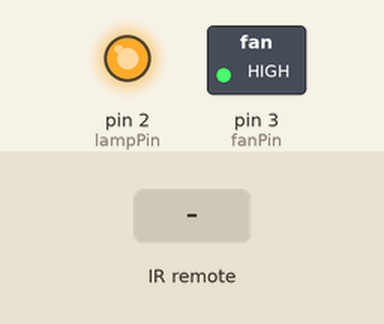
A program run on a simulated Arduino Uno, built with avr-gcc and run on an emulated ATmega328P. On the bench: switched loads named in the program (green lamp = pin HIGH), output pins drawn as LEDs (lit = HIGH). Inputs (shaded band) come from the test bench.

Above: at 1.2 s.
1.3 s: infrared code 0xEE886D7F received
At 1.7 s:
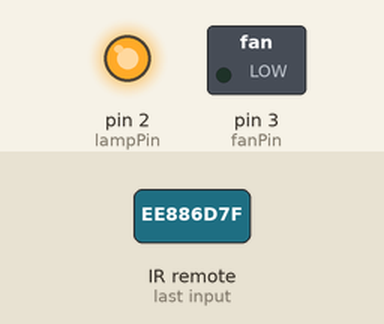
2.8 s: infrared code 0xA3C8EDDB received
At 4.0 s:
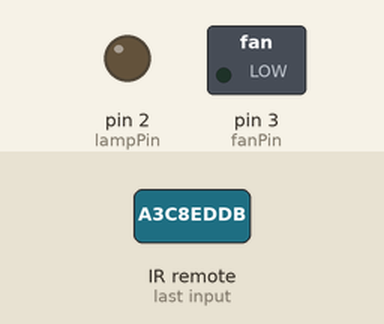
4.3 s: infrared code 0xE318261B received
At 5.2 s:
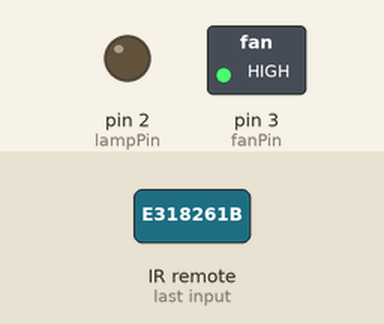
5.8 s: infrared code 0xF076C13B received
At 6.3 s:
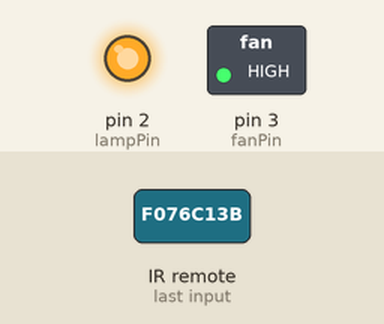
Timing chart, 0 to 8.3 s (numbered marks = the images above; inputs shaded):
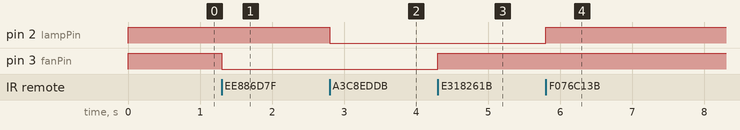

Measured:
- after the input at 1.3 s, pin 3 (fanPin): HIGH → LOW at once
- after the input at 2.8 s, pin 2 (lampPin): HIGH → LOW at once
- after the input at 4.3 s, pin 3 (fanPin): LOW → HIGH at once
- after the input at 5.8 s, pin 2 (lampPin): LOW → HIGH at once

The program:

main.cpp
```cpp
#include <Arduino.h>
/*
SanatBazar
Arduino Tutorial Series
Author: Davood Dorostkar
Website: www.sanatbazar.com

*/

#define fanPin 3
#define lampPin 2
#include <IRremote.h>
IRrecv irrecv(11);
decode_results results;

String readIR()
{
  String commandIR;
  if (irrecv.decode(&results))
  {
    switch (results.value)
    {
    case 3810010651:
      commandIR = "CH-";
      break;
    case 5316027:
      commandIR = "CH";
      break;
    case 4001918335:
      commandIR = "CH+";
      break;
    case 1386468383:
      commandIR = "PREV";
      break;
    case 3622325019:
      commandIR = "NEXT";
      break;
    case 553536955:
      commandIR = "PLAY/PAUSE";
      break;
    case 4034314555:
      commandIR = "VOL-";
      break;
    case 2747854299:
      commandIR = "VOL+";
      break;
    case 3855596927:
      commandIR = "EQ";
      break;
    case 3238126971:
      commandIR = "0";
      break;
    case 2538093563:
      commandIR = "100+";
      break;
    case 4039382595:
      commandIR = "200+";
      break;
    case 2534850111:
      commandIR = "1";
      break;
    case 1033561079:
      commandIR = "2";
      break;
    case 1635910171:
      commandIR = "3";
      break;
    case 2351064443:
      commandIR = "4";
      break;
    case 1217346747:
      commandIR = "5";
      break;
    case 71952287:
      commandIR = "6";
      break;
    case 851901943:
      commandIR = "7";
      break;
    case 465573243:
      commandIR = "8";
      break;
    case 1053031451:
      commandIR = "9";
      break;

    default:
      break;
    }
    irrecv.resume();
  }
  return commandIR;
}

void doLamp(const String &input)
{
  if (input == "VOL-")
  {
    digitalWrite(lampPin, HIGH);
  }
  else if (input == "VOL+")
  {
    digitalWrite(lampPin, LOW);
  }
}

void doFan(const String &input)
{
  if (input == "CH-")
  {
    digitalWrite(fanPin, HIGH);
  }
  else if (input == "CH+")
  {
    digitalWrite(fanPin, LOW);
  }
}

void arduinoInit()
{
  digitalWrite(fanPin,HIGH);
  digitalWrite(lampPin,HIGH);
}
void setup()
{
  pinMode(fanPin, OUTPUT);
  pinMode(lampPin, OUTPUT);
  irrecv.enableIRIn();
  arduinoInit();
}

void loop()
{
  String commandIR = readIR();
  if (commandIR == "CH-" || commandIR == "CH+")
  {
    doFan(commandIR);
  }
  if (commandIR == "VOL-" || commandIR == "VOL+")
  {
    doLamp(commandIR);
  }
}
```
